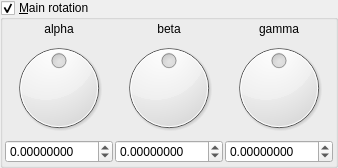
    <widget class="MyGroupBox" name="groupCheck_mandelbox_main_rotation_enabled">
     <property name="title">
      <string>&amp;Main rotation</string>
     </property>
     <property name="checkable">
      <bool>true</bool>
     </property>
     <layout class="QVBoxLayout" name="verticalLayout_3" stretch="0">
      <property name="spacing">
       <number>2</number>
      </property>
      <property name="leftMargin">
       <number>2</number>
      </property>
      <property name="topMargin">
       <number>2</number>
      </property>
      <property name="rightMargin">
       <number>2</number>
      </property>
      <property name="bottomMargin">
       <number>2</number>
      </property>
      <item>
       <layout class="QGridLayout" name="gridLayout_2">
        <property name="spacing">
         <number>2</number>
        </property>
        <item row="1" column="0">
         <widget class="QDial" name="dial3_mandelbox_rotation_main_x">
          <property name="minimum">
           <number>-18000</number>
          </property>
          <property name="maximum">
           <number>18000</number>
          </property>
          <property name="wrapping">
           <bool>true</bool>
          </property>
         </widget>
        </item>
        <item row="1" column="1">
         <widget class="QDial" name="dial3_mandelbox_rotation_main_y">
          <property name="minimum">
           <number>-18000</number>
          </property>
          <property name="maximum">
           <number>18000</number>
          </property>
          <property name="wrapping">
           <bool>true</bool>
          </property>
         </widget>
        </item>
        <item row="0" column="1">
         <widget class="QLabel" name="label_14">
          <property name="text">
           <string notr="true">beta</string>
          </property>
          <property name="alignment">
           <set>Qt::AlignCenter</set>
          </property>
         </widget>
        </item>
        <item row="2" column="0">
         <widget class="MyDoubleSpinBox" name="spinboxd3_mandelbox_rotation_main_x">
          <property name="sizePolicy">
           <sizepolicy hsizetype="Minimum" vsizetype="Maximum">
            <horstretch>0</horstretch>
            <verstretch>0</verstretch>
           </sizepolicy>
          </property>
          <property name="prefix">
           <string/>
          </property>
          <property name="suffix">
           <string/>
          </property>
          <property name="decimals">
           <number>8</number>
          </property>
          <property name="minimum">
           <double>-180.000000000000000</double>
          </property>
          <property name="maximum">
           <double>180.000000000000000</double>
          </property>
          <property name="singleStep">
           <double>1.000000000000000</double>
          </property>
         </widget>
        </item>
        <item row="0" column="0">
         <widget class="QLabel" name="label_13">
          <property name="text">
           <string notr="true">alpha</string>
          </property>
          <property name="alignment">
           <set>Qt::AlignCenter</set>
          </property>
         </widget>
        </item>
        <item row="1" column="2">
         <widget class="QDial" name="dial3_mandelbox_rotation_main_z">
          <property name="minimum">
           <number>-18000</number>
          </property>
          <property name="maximum">
           <number>18000</number>
          </property>
          <property name="wrapping">
           <bool>true</bool>
          </property>
         </widget>
        </item>
        <item row="0" column="2">
         <widget class="QLabel" name="label_15">
          <property name="text">
           <string notr="true">gamma</string>
          </property>
          <property name="alignment">
           <set>Qt::AlignCenter</set>
          </property>
         </widget>
        </item>
        <item row="2" column="1">
         <widget class="MyDoubleSpinBox" name="spinboxd3_mandelbox_rotation_main_y">
          <property name="sizePolicy">
           <sizepolicy hsizetype="Minimum" vsizetype="Maximum">
            <horstretch>0</horstretch>
            <verstretch>0</verstretch>
           </sizepolicy>
          </property>
          <property name="prefix">
           <string/>
          </property>
          <property name="suffix">
           <string/>
          </property>
          <property name="decimals">
           <number>8</number>
          </property>
          <property name="minimum">
           <double>-180.000000000000000</double>
          </property>
          <property name="maximum">
           <double>180.000000000000000</double>
          </property>
          <property name="singleStep">
           <double>1.000000000000000</double>
          </property>
         </widget>
        </item>
        <item row="2" column="2">
         <widget class="MyDoubleSpinBox" name="spinboxd3_mandelbox_rotation_main_z">
          <property name="sizePolicy">
           <sizepolicy hsizetype="Minimum" vsizetype="Maximum">
            <horstretch>0</horstretch>
            <verstretch>0</verstretch>
           </sizepolicy>
          </property>
          <property name="prefix">
           <string/>
          </property>
          <property name="suffix">
           <string/>
          </property>
          <property name="decimals">
           <number>8</number>
          </property>
          <property name="minimum">
           <double>-180.000000000000000</double>
          </property>
          <property name="maximum">
           <double>180.000000000000000</double>
          </property>
          <property name="singleStep">
           <double>1.000000000000000</double>
          </property>
         </widget>
        </item>
       </layout>
      </item>
     </layout>
    </widget>
